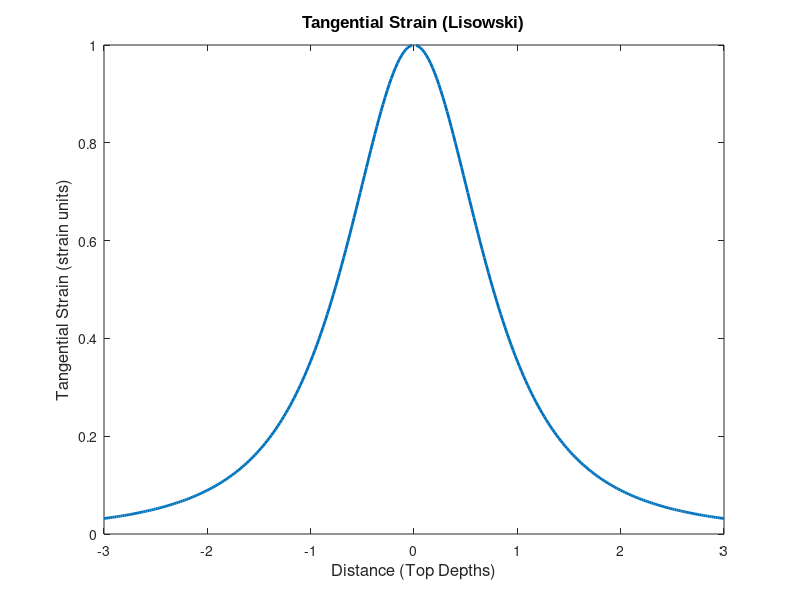

MATLAB code to generate this figure:
% Function to calculate the tangential surface strain 
% from a spherical source at depth

%--------------------------------------------------

%variables:

% d = source depth [m]
% a = source radius [m]
% P = source pressure difference from surround [Pa]
% nu = Poisson Ratio
% G = Shear Modulus (Rigidity) [Pa]
% E = Young's Modulus [Pa]
% x = radial distance on the surface [m]
% ur = radial displacement

%----------------------------------------------------

clear all
close all
%Inputs

d = 5000;
a = 1000;    
P = 10e6;
nu = 0.25;
E = 20e9;
G = 8e9;
x = -15000:100:15000;
y = -15000:100:15000;

c = x;
%&&&&&&&&&&&&&&&&&&&&&&&&&&&&&&&&&&&&&&&&&&&&&&&&&&&&&&&&&&&&&

%calcuate ur from mogi equation
ur = P.*(a.^3).*(1-nu)./G.*(c./(c.^2+d.^2).^1.5);



% Calculations

% E00 = radial displacement/radial distance
Tstrain = ur./c;

% normalising factor
Normal = (3*P*(a^3))/(4*G*d^3);

norm_tang_strain = Tstrain/((3*P*a^3)/(4*G*d^3));

source_depth = c/d;

plot(source_depth,norm_tang_strain, 'LineWidth', 2)

%----------------------------------------------------------------

title('Tangential Strain (Lisowski)', 'FontSize', 12, 'FontName', 'Arial');		% Set Graph Title in fontsize

ylabel('Tangential Strain (strain units)', 'FontSize', 12)						% Set Y Axis label
xlabel('Distance (Top Depths)', 'FontSize', 12)										% Set X Axis label

% Set Graph Limits
%xMin xMax yMin yMax
%axis([3 3 -1 12])


waitforbuttonpress()

%Save figure 1 to jpeg,called lisowkski_tang_strain.jpg
% at a resolution of 500 dots per inch
% text is (for commercial print) 300
% images are 2000
print(1,'-djpeg','lisowkski_tang_strain','-r500')





